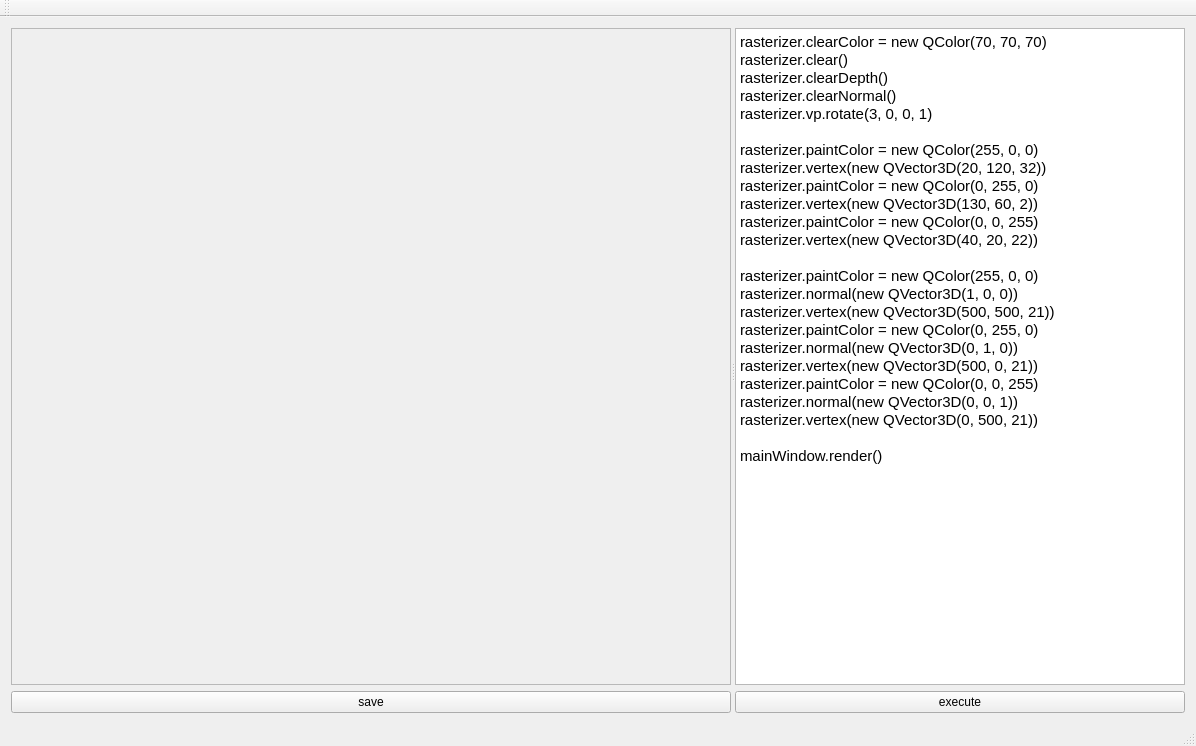
<?xml version="1.0" encoding="UTF-8"?>
<ui version="4.0">
 <class>MainWindow</class>
 <widget class="QMainWindow" name="MainWindow">
  <property name="geometry">
   <rect>
    <x>0</x>
    <y>0</y>
    <width>1196</width>
    <height>746</height>
   </rect>
  </property>
  <property name="windowTitle">
   <string>MainWindow</string>
  </property>
  <widget class="QWidget" name="centralWidget">
   <layout class="QVBoxLayout" name="verticalLayout">
    <item>
     <widget class="QSplitter" name="splitter">
      <property name="orientation">
       <enum>Qt::Horizontal</enum>
      </property>
      <widget class="QWidget" name="widget" native="true">
       <property name="sizePolicy">
        <sizepolicy hsizetype="Expanding" vsizetype="Expanding">
         <horstretch>1</horstretch>
         <verstretch>0</verstretch>
        </sizepolicy>
       </property>
       <layout class="QVBoxLayout" name="verticalLayout_4">
        <property name="margin">
         <number>0</number>
        </property>
        <item>
         <widget class="QScrollArea" name="scrollArea">
          <property name="sizePolicy">
           <sizepolicy hsizetype="Expanding" vsizetype="Expanding">
            <horstretch>1</horstretch>
            <verstretch>0</verstretch>
           </sizepolicy>
          </property>
          <property name="widgetResizable">
           <bool>true</bool>
          </property>
          <widget class="QWidget" name="scrollAreaWidgetContents">
           <property name="geometry">
            <rect>
             <x>0</x>
             <y>0</y>
             <width>720</width>
             <height>633</height>
            </rect>
           </property>
           <layout class="QVBoxLayout" name="verticalLayout_2">
            <item>
             <widget class="QLabel" name="outputDisplayLabel"/>
            </item>
           </layout>
          </widget>
         </widget>
        </item>
        <item>
         <widget class="QPushButton" name="savePushButton">
          <property name="text">
           <string>save</string>
          </property>
         </widget>
        </item>
       </layout>
      </widget>
      <widget class="QWidget" name="widget_2" native="true">
       <layout class="QVBoxLayout" name="verticalLayout_3">
        <property name="margin">
         <number>0</number>
        </property>
        <item>
         <widget class="QTextEdit" name="scriptTextEdit">
          <property name="sizePolicy">
           <sizepolicy hsizetype="MinimumExpanding" vsizetype="Expanding">
            <horstretch>0</horstretch>
            <verstretch>0</verstretch>
           </sizepolicy>
          </property>
          <property name="minimumSize">
           <size>
            <width>450</width>
            <height>0</height>
           </size>
          </property>
          <property name="html">
           <string>&lt;!DOCTYPE HTML PUBLIC &quot;-//W3C//DTD HTML 4.0//EN&quot; &quot;http://www.w3.org/TR/REC-html40/strict.dtd&quot;&gt;
&lt;html&gt;&lt;head&gt;&lt;meta name=&quot;qrichtext&quot; content=&quot;1&quot; /&gt;&lt;style type=&quot;text/css&quot;&gt;
p, li { white-space: pre-wrap; }
&lt;/style&gt;&lt;/head&gt;&lt;body style=&quot; font-family:'Ubuntu'; font-size:11pt; font-weight:400; font-style:normal;&quot;&gt;
&lt;p style=&quot; margin-top:0px; margin-bottom:0px; margin-left:0px; margin-right:0px; -qt-block-indent:0; text-indent:0px;&quot;&gt;rasterizer.clearColor = new QColor(70, 70, 70)&lt;/p&gt;
&lt;p style=&quot; margin-top:0px; margin-bottom:0px; margin-left:0px; margin-right:0px; -qt-block-indent:0; text-indent:0px;&quot;&gt;rasterizer.clear()&lt;/p&gt;
&lt;p style=&quot; margin-top:0px; margin-bottom:0px; margin-left:0px; margin-right:0px; -qt-block-indent:0; text-indent:0px;&quot;&gt;rasterizer.clearDepth()&lt;/p&gt;
&lt;p style=&quot; margin-top:0px; margin-bottom:0px; margin-left:0px; margin-right:0px; -qt-block-indent:0; text-indent:0px;&quot;&gt;rasterizer.clearNormal()&lt;/p&gt;
&lt;p style=&quot; margin-top:0px; margin-bottom:0px; margin-left:0px; margin-right:0px; -qt-block-indent:0; text-indent:0px;&quot;&gt;rasterizer.vp.rotate(3, 0, 0, 1)&lt;/p&gt;
&lt;p style=&quot;-qt-paragraph-type:empty; margin-top:0px; margin-bottom:0px; margin-left:0px; margin-right:0px; -qt-block-indent:0; text-indent:0px;&quot;&gt;&lt;/p&gt;
&lt;p style=&quot; margin-top:0px; margin-bottom:0px; margin-left:0px; margin-right:0px; -qt-block-indent:0; text-indent:0px;&quot;&gt;rasterizer.paintColor = new QColor(255, 0, 0)&lt;/p&gt;
&lt;p style=&quot; margin-top:0px; margin-bottom:0px; margin-left:0px; margin-right:0px; -qt-block-indent:0; text-indent:0px;&quot;&gt;rasterizer.vertex(new QVector3D(20, 120, 32))&lt;/p&gt;
&lt;p style=&quot; margin-top:0px; margin-bottom:0px; margin-left:0px; margin-right:0px; -qt-block-indent:0; text-indent:0px;&quot;&gt;rasterizer.paintColor = new QColor(0, 255, 0)&lt;/p&gt;
&lt;p style=&quot; margin-top:0px; margin-bottom:0px; margin-left:0px; margin-right:0px; -qt-block-indent:0; text-indent:0px;&quot;&gt;rasterizer.vertex(new QVector3D(130, 60, 2))&lt;/p&gt;
&lt;p style=&quot; margin-top:0px; margin-bottom:0px; margin-left:0px; margin-right:0px; -qt-block-indent:0; text-indent:0px;&quot;&gt;rasterizer.paintColor = new QColor(0, 0, 255)&lt;/p&gt;
&lt;p style=&quot; margin-top:0px; margin-bottom:0px; margin-left:0px; margin-right:0px; -qt-block-indent:0; text-indent:0px;&quot;&gt;rasterizer.vertex(new QVector3D(40, 20, 22))&lt;/p&gt;
&lt;p style=&quot;-qt-paragraph-type:empty; margin-top:0px; margin-bottom:0px; margin-left:0px; margin-right:0px; -qt-block-indent:0; text-indent:0px;&quot;&gt;&lt;/p&gt;
&lt;p style=&quot; margin-top:0px; margin-bottom:0px; margin-left:0px; margin-right:0px; -qt-block-indent:0; text-indent:0px;&quot;&gt;rasterizer.paintColor = new QColor(255, 0, 0)&lt;/p&gt;
&lt;p style=&quot; margin-top:0px; margin-bottom:0px; margin-left:0px; margin-right:0px; -qt-block-indent:0; text-indent:0px;&quot;&gt;rasterizer.normal(new QVector3D(1, 0, 0))&lt;/p&gt;
&lt;p style=&quot; margin-top:0px; margin-bottom:0px; margin-left:0px; margin-right:0px; -qt-block-indent:0; text-indent:0px;&quot;&gt;rasterizer.vertex(new QVector3D(500, 500, 21))&lt;/p&gt;
&lt;p style=&quot; margin-top:0px; margin-bottom:0px; margin-left:0px; margin-right:0px; -qt-block-indent:0; text-indent:0px;&quot;&gt;rasterizer.paintColor = new QColor(0, 255, 0)&lt;/p&gt;
&lt;p style=&quot; margin-top:0px; margin-bottom:0px; margin-left:0px; margin-right:0px; -qt-block-indent:0; text-indent:0px;&quot;&gt;rasterizer.normal(new QVector3D(0, 1, 0))&lt;/p&gt;
&lt;p style=&quot; margin-top:0px; margin-bottom:0px; margin-left:0px; margin-right:0px; -qt-block-indent:0; text-indent:0px;&quot;&gt;rasterizer.vertex(new QVector3D(500, 0, 21))&lt;/p&gt;
&lt;p style=&quot; margin-top:0px; margin-bottom:0px; margin-left:0px; margin-right:0px; -qt-block-indent:0; text-indent:0px;&quot;&gt;rasterizer.paintColor = new QColor(0, 0, 255)&lt;/p&gt;
&lt;p style=&quot; margin-top:0px; margin-bottom:0px; margin-left:0px; margin-right:0px; -qt-block-indent:0; text-indent:0px;&quot;&gt;rasterizer.normal(new QVector3D(0, 0, 1))&lt;/p&gt;
&lt;p style=&quot; margin-top:0px; margin-bottom:0px; margin-left:0px; margin-right:0px; -qt-block-indent:0; text-indent:0px;&quot;&gt;rasterizer.vertex(new QVector3D(0, 500, 21))&lt;/p&gt;
&lt;p style=&quot;-qt-paragraph-type:empty; margin-top:0px; margin-bottom:0px; margin-left:0px; margin-right:0px; -qt-block-indent:0; text-indent:0px;&quot;&gt;&lt;/p&gt;
&lt;p style=&quot; margin-top:0px; margin-bottom:0px; margin-left:0px; margin-right:0px; -qt-block-indent:0; text-indent:0px;&quot;&gt;mainWindow.render()&lt;/p&gt;&lt;/body&gt;&lt;/html&gt;</string>
          </property>
          <property name="tabStopWidth">
           <number>40</number>
          </property>
         </widget>
        </item>
        <item>
         <widget class="QPushButton" name="execPushButton">
          <property name="text">
           <string>execute</string>
          </property>
         </widget>
        </item>
       </layout>
      </widget>
     </widget>
    </item>
   </layout>
  </widget>
  <widget class="QMenuBar" name="menuBar">
   <property name="geometry">
    <rect>
     <x>0</x>
     <y>0</y>
     <width>1196</width>
     <height>25</height>
    </rect>
   </property>
  </widget>
  <widget class="QToolBar" name="mainToolBar">
   <attribute name="toolBarArea">
    <enum>TopToolBarArea</enum>
   </attribute>
   <attribute name="toolBarBreak">
    <bool>false</bool>
   </attribute>
  </widget>
  <widget class="QStatusBar" name="statusBar"/>
 </widget>
 <layoutdefault spacing="6" margin="11"/>
 <resources/>
 <connections/>
</ui>
